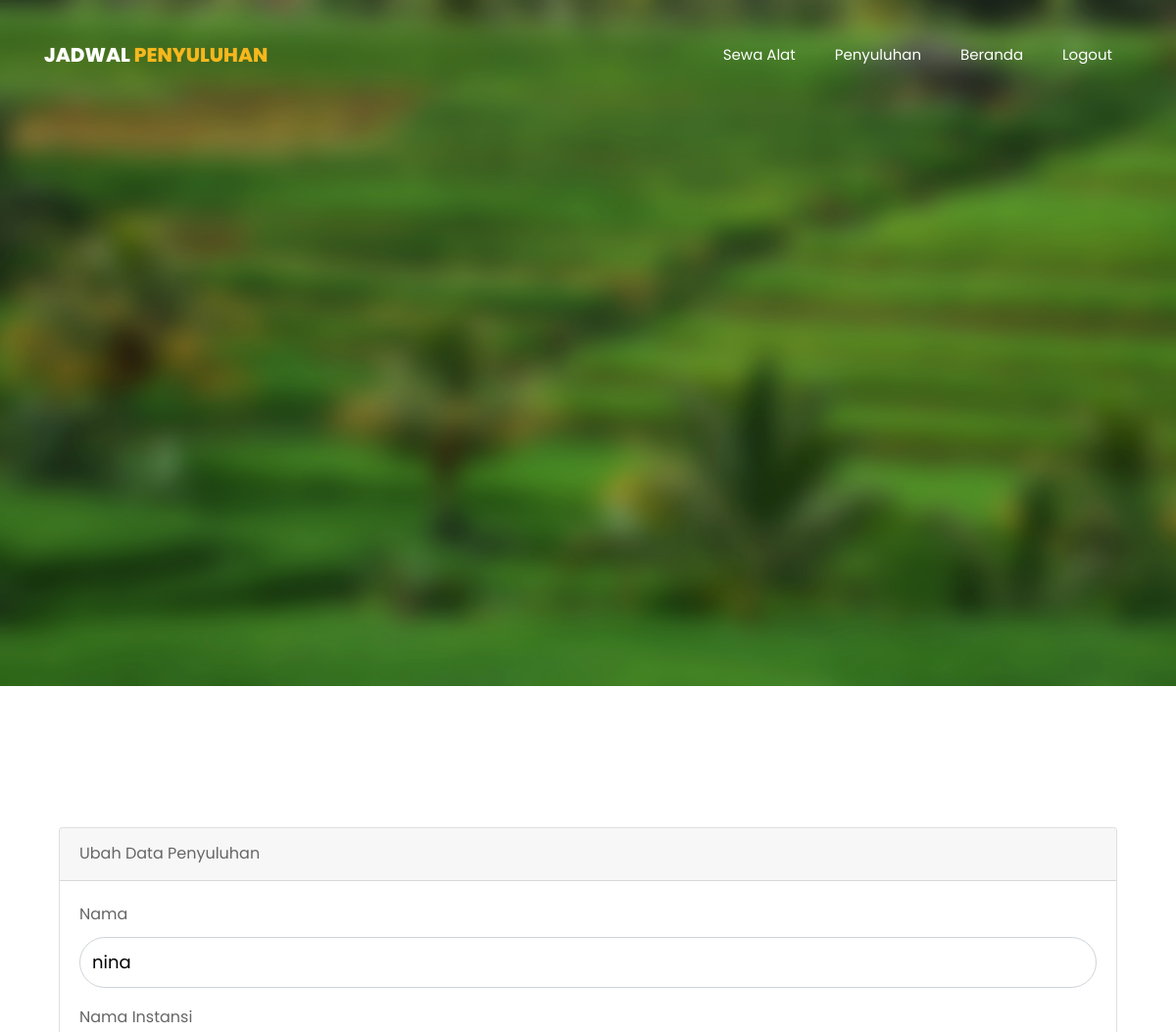
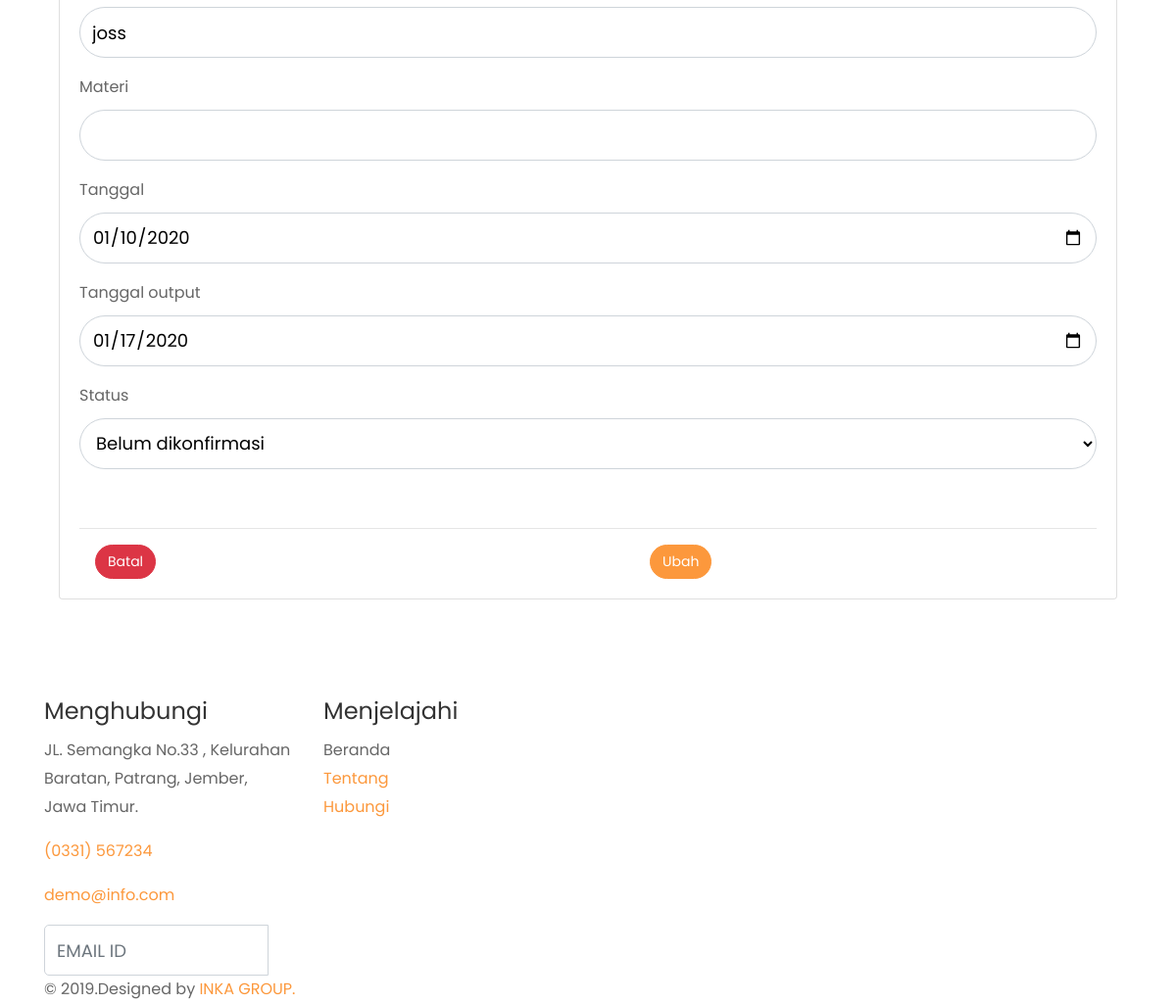
Page /penyuluhan/admin/edit_admin.php?id=7 on the committed database (2 pictures, top to bottom).
### tables this page shows
CREATE TABLE `penyuluhan` (
  `id` int(11) NOT NULL,
  `nama` varchar(50) NOT NULL,
  `nama_instansi` varchar(50) NOT NULL,
  `status` varchar(20) NOT NULL,
  `tanggal_input` date NOT NULL,
  `tanggal_output` date NOT NULL
);

### penyuluhan/admin/fungsi.php (called while the page is built, shortened)
<?php
$host = mysqli_connect("localhost","root","","sinisa");
function tampil($query){
	global $host;
	$result = mysqli_query($host,$query);
	$rows = [];
	while ($row  = mysqli_fetch_assoc($result)) {
		$rows[] = $row;
	}
		return $rows;
	}
 ?>

### penyuluhan/admin/edit_admin.php (the view, shortened to what this page needs)
<?php
require 'fungsi.php';
$id = $_GET["id"];
$data = tampil("SELECT * FROM penyuluhan WHERE id=$id")[0];
 ?>
<!DOCTYPE html>
<html lang="en">
  <head>
    <link rel="stylesheet" href="../../sewaalat/css/open-iconic-bootstrap.min.css">
    <link rel="stylesheet" href="../../sewaalat/css/animate.css">
    <link rel="stylesheet" href="../../sewaalat/css/owl.carousel.min.css">
    <link rel="stylesheet" href="../../sewaalat/css/owl.theme.default.min.css">
    <link rel="stylesheet" href="../../sewaalat/css/magnific-popup.css">
    <link rel="stylesheet" href="../../sewaalat/css/aos.css">
    <link rel="stylesheet" href="../../sewaalat/css/ionicons.min.css">
    <link rel="stylesheet" href="../../sewaalat/css/bootstrap-datepicker.css">
    <link rel="stylesheet" href="../../sewaalat/css/jquery.timepicker.css">
    <link rel="stylesheet" href="../../sewaalat/css/flaticon.css">
    <link rel="stylesheet" href="../../sewaalat/css/icomoon.css">
    <link rel="stylesheet" href="../../sewaalat/css/style.css">
  </head>
  <body>
	  <nav class="navbar navbar-expand-lg navbar-dark ftco_navbar bg-dark ftco-navbar-light" id="ftco-navbar">
	    <div class="container">
	      <a class="navbar-brand" href="">JADWAL <span>PENYULUHAN</span></a>
	      <div class="collapse navbar-collapse" id="ftco-nav">
	        <ul class="navbar-nav ml-auto">
	          <li class="nav-item"><a href="../../sewaalat/sewa.php" class="nav-link">Sewa Alat</a></li>
            <li class="nav-item"><a href="cobaindexpenyuluhan.php" class="nav-link">Penyuluhan</a></li>
            <li class="nav-item"><a href="../../index.php" class="nav-link">Beranda</a></li>
            <li class="nav-item"><a href="../../logout.php" class="nav-link">Logout</a></li>
	        </ul>
	      </div>
	    </div>
	  </nav>
    <section class="hero-wrap hero-wrap-2 js-fullheight" style="background-image: url('../../beranda/images/sawahblur.jpg');" data-stellar-background-ratio="0.5">
      <div class="overlay"></div>
      <div class="container">
        <div class="row no-gutters slider-text js-fullheight align-items-end justify-content-start">
        </div>
      </div>
    </section>
    <section class="ftco-section">
    	<div class="container">
        <div class="container">
          <div class="card card-login mx-auto mt-5">
            <div class="card-header">Ubah Data Penyuluhan</div>
              <div class="card-body">
                <form method="POST" action="">
                    <div class="form-group">
                      <label for="nama">Nama</label>
                      <input type="text" class="form-control rounded-pill" id="nama" name="nama" required value="<?= $data["nama"]; ?>">
                    </div>
                    <div class="form-group">
                      <label for="nama_instansi">Nama Instansi</label>
                      <input type="text" class="form-control rounded-pill" id="nama_instansi" name="nama_instansi" required value="<?= $data["nama_instansi"]; ?>">
                    </div>
                    <div class="form-group">
                      <label for="materi">Materi</label>
                      <input type="text" class="form-control rounded-pill" id="materi" name="materi" required value="<?= $data["materi"]; ?>">
                    </div>
                    <div class="form-group">
                      <label for="tanggal">Tanggal</label>
                      <input type="date" class="form-control rounded-pill" id="tanggal_input" name="tanggal_input" required value="<?= $data["tanggal_input"]; ?>">
                    </div>
                    <div class="form-group">
                      <label for="tanggal_output">Tanggal output</label>
                      <input type="date" class="form-control rounded-pill" id="tanggal_output" name="tanggal_output" required value="<?= $data["tanggal_output"]; ?>">
                    </div>
                    <div class="form-group">
                      <label for="status">Status</label>
                        <select name="status" class="form-control rounded-pill" id="status">
                        <?php
                          if($data['status'] == 'sudah dikonfirmasi'){
                        ?>
                          <option selected value="sudah dikonfirmasi">Sudah Dikonfirmasi</option>
                          <option value="belum dikonfirmasi">Belum Dikonfirmasi</option>
                        <?php } else {?>
                          <option selected value="belum dikonfirmasi">Belum dikonfirmasi</option>
                        <?php } ?>
                        </select>
                    </div>
                    <br><hr>
                    <div class="row">
                      <div class="left col-md-6">
                        <a href="indexpenyuluhan_admin.php" class="btn btn-danger rounded-pill ml-3">Batal</a>
                      </div>
                    <div class="right col-md-6">
                      <button class="btn btn-primary rounded-pill ml-5" type="submit" name="submit">Ubah</button>
                    </div>
                  </div>
                </form>
              </div>
            </div>
          </div>
        </div>
    </section>
        <footer>
                <div class="container">
                    <div class="row">
                        <div class="col-md-3 col-sm-6 col-xs-12 width-set-50">
                            <div class="footer-details">
                                <h4>Menghubungi</h4>
                                <ul class="list-unstyled footer-contact-list">
                                    <li>
                                        <p>JL. Semangka No.33 , Kelurahan Baratan, Patrang, Jember, Jawa Timur.</p>
                                    </li>
                                    <li>
                                        <p><a href="tel:+1-202-555-0100"> (0331) 567234</a></p>
                                    </li>
                                    <li>
                                        <p><a href="mailto:demo@info.com"> demo@info.com</a></p>
                                    </li>
                                </ul>
                                <div class="input-group" id="subscribe">
                                    <input type="text" class="form-control subscribe-box" value="" name="subscribe" placeholder="EMAIL ID">
                                    <span class="input-group-btn">
                                        <button type="button" class="btn subscribe-button"><i class="fa fa-paper-plane fa-lg"></i></button>
                                    </span>
                                </div>
                            </div>
                        </div>
                        <div class="col-md-3 col-sm-6 col-xs-12 width-50 width-set-50">
                            <div class="footer-details">
                                <h4>Menjelajahi</h4>
                                <ul class="list-unstyled footer-links">
                                    <li class="active"><a>Beranda</a></li>
                                    <li><a href="about.html">Tentang</a></li>
                                    <li> <a href="contact.html">Hubungi</a></li>
                                </ul>
                            </div>
                        </div>
                    </div>
                    <div class="copyright">
                        &copy; 2019.Designed by <a href="http://www.themevault.net/" target="_blank">INKA GROUP.</a>
                    </div>
                </div>
            </footer>
</body>
</html>

### rows in the picture
penyuluhan: nama "nina", nama_instansi "joss", tanggal_input "01/10/2020", tanggal_output "01/17/2020", status "Belum dikonfirmasi"
